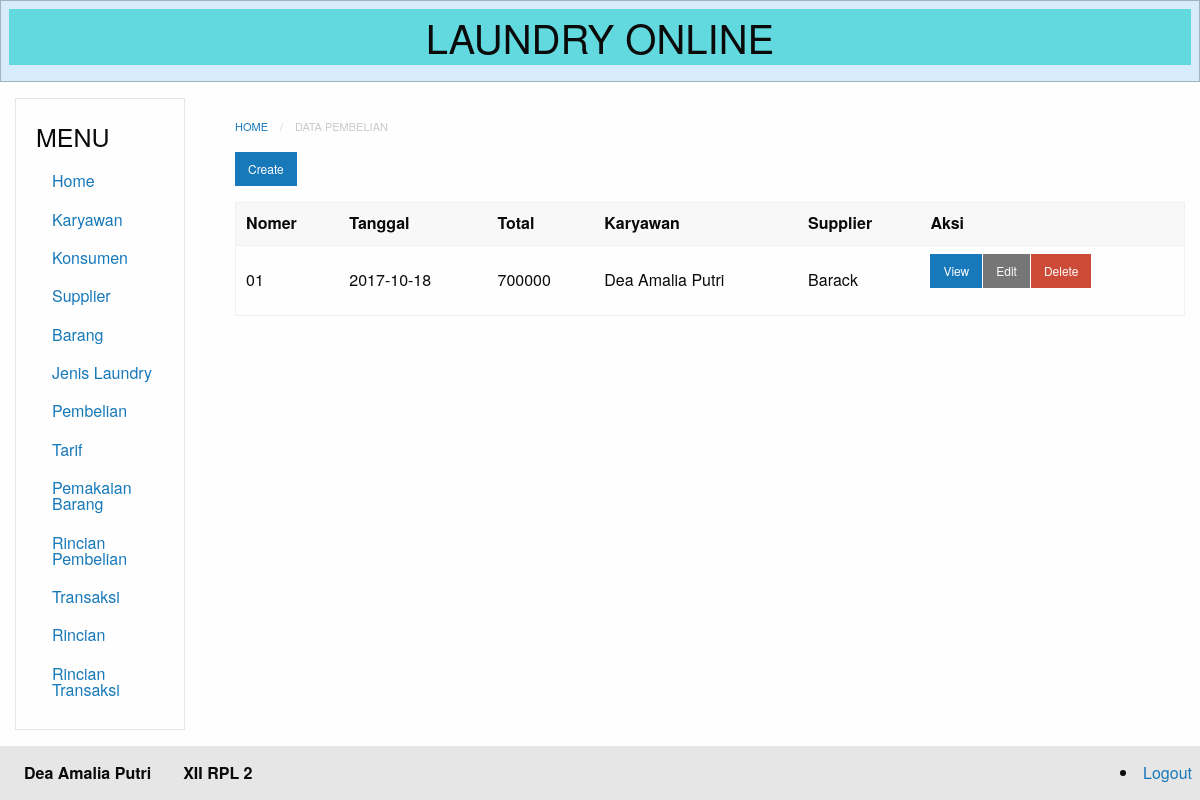
Screenshot of /index.php?module=pembelian (signed in) with the database file from the repository.
### tables this page shows
CREATE TABLE `pembelian` (
  `id` int(11) NOT NULL,
  `nomer` varchar(20) NOT NULL,
  `tanggal` date NOT NULL,
  `total` varchar(20) NOT NULL,
  `karyawan_id` int(11) NOT NULL,
  `supplier_id` int(11) NOT NULL
);

CREATE TABLE `karyawan` (
  `id` int(11) NOT NULL,
  `nik` varchar(20) NOT NULL,
  `nama` varchar(50) NOT NULL,
  `alamat` varchar(50) NOT NULL,
  `telp` varchar(50) NOT NULL,
  `gender` enum('L','P') NOT NULL
);

CREATE TABLE `supplier` (
  `id` int(11) NOT NULL,
  `nama` varchar(50) NOT NULL,
  `alamat` varchar(50) NOT NULL,
  `telp` varchar(50) NOT NULL
);

### database.php (called while the page is built, shortened)
<?php
class Database {
	private $db_host = "localhost";
	private $db_user = "root";
	private $db_pass = "";
	private $db_name = "11_deaamaliaputri_laundry";
	var $con = false;
    var $myconn = "";
	var $result = array();
    function __construct() {
        if(!$this->con){
            $this->myconn = new mysqli($this->db_host, $this->db_user, $this->db_pass, $this->db_name);
            if($this->myconn->connect_errno > 0){
                array_push($this->result, $this->myconn->connect_error);
                return false;
            }else{
                $this->myconn->set_charset('utf8');
                $this->con = true;
                return true;
            }
        } else {
            return true;
        }
    }
	public function select($table, $rows = '*', $join = null,$join2 = null , $where = null, $order = null, $limit = null){
		$q = 'SELECT '.$rows.' FROM '.$table;
		if($join != null){
			$q .= ' JOIN '.$join;
		}
		if($join2 != null){
			$q .= ' JOIN '.$join2;
		}
        if($this->tableExists($table)){
        	$query = $this->myconn->query($q);
			if($query){
				$this->numResults = $query->num_rows;
				for($i = 0; $i < $this->numResults; $i++){
					$r = $query->fetch_array();
                	$key = array_keys($r);
                	for($x = 0; $x < count($key); $x++){
                    	if(!is_int($key[$x])){
                    		if($query->num_rows >= 1){
                    			$this->result[$i][$key[$x]] = $r[$key[$x]];
							}else{
								$this->result[$i][$key[$x]] = null;
							}
						}
					}
				}
				return true;
			}else{
				array_push($this->result, $this->myconn->error);
				return false;
			}
      	}else{
      		return false;
    	}
    }
	private function TableExists($table) {
    	$res = $this->myconn->query('SHOW TABLES LIKE "'.$table.'"');
    	if(isset($res->num_rows)) {
        	return $res->num_rows > 0 ? true : false;
    	} else {
    		array_push($this->result, $table." does not exist in this database");
    		return false;
    	}
	}
    public function getResult(){
        $val = $this->result;
        $this->result = array();
        return $val;
    }
}

### modules/pembelian/pembelian-index.php (the view)
<nav aria-label="You are here:" role="navigation">
<ul class="breadcrumbs">
  <li><a href="?module=home">Home</a></li>
  <li class="disabled">Data Pembelian</li>
</ul>
</nav>
  <a href="?module=pembelian-create" class="small button">Create</a>
<table>
  <thead>
      <tr>
          <th>Nomer</th>
          <th>Tanggal </th>
          <th>Total </th>
          <th>Karyawan </th>
          <th>Supplier </th>
          <th>Aksi</th>
      </tr>
  </thead>
<?php
  require_once("database.php");
  $db=new Database();
  $db->select('pembelian', 'pembelian.id, pembelian.nomer, pembelian.tanggal,
                 pembelian.total, pembelian.karyawan_id, pembelian.supplier_id,
                 karyawan.nama, supplier.nama as supplier',
                 'karyawan ON karyawan.id = pembelian.karyawan_id',
                 'supplier ON supplier.id = pembelian.supplier_id');
  $res=$db->getResult();
if(count($res) == 0){ ?>
    <tr>
        <td colspan="8">Tidak ada data yang tersedia </td>
    </tr>
<?php
    }else{
        foreach ($res as &$r){?>
        <tr>
            <td><?php echo $r['nomer'] ?></td>
            <td><?php echo $r['tanggal'] ?></td>
            <td><?php echo $r['total'] ?></td>
            <td><?php echo $r['nama'] ?></td>
            <td><?php echo $r['supplier'] ?></td>
            <td>
                <div class="small button-group">
                    <a href="?module=pembelian-show&id=<?php echo $r['id']; ?>" class=" button">View</a>
                    <a href="?module=pembelian-edit&id=<?php echo $r['id']; ?>" class="secondary button">Edit</a>
                    <a href="?module=pembelian-delete&id=<?php echo $r['id']; ?>"onClick='return confirm("Apakah yakin menghapus?")' class="alert button">Delete</a>
                </div>
            </td>
        </tr>
<?php
              }
          }
          ?>
</table>

### rows the page displays
pembelian: nomer "01", tanggal "2017-10-18", total "700000", karyawan.nama "Dea Amalia Putri", supplier.nama "Barack"
